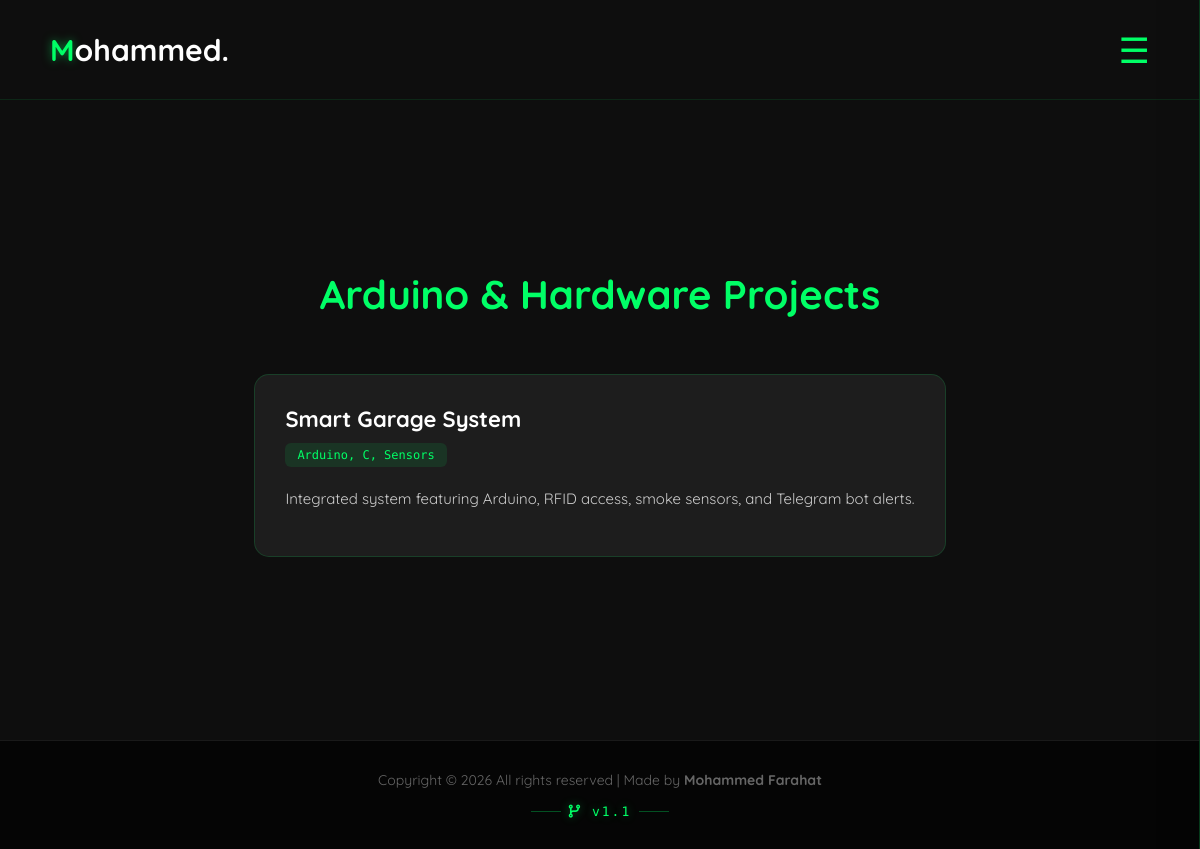
The page /projects/arduino on the database its author committed.
### tables this page shows
CREATE TABLE projects (id INTEGER PRIMARY KEY AUTOINCREMENT, title TEXT, description TEXT, tags TEXT, category TEXT, image TEXT, link TEXT DEFAULT "", github_link TEXT DEFAULT "", video_link TEXT DEFAULT "", full_description TEXT DEFAULT "", extra_image_1 TEXT DEFAULT "", extra_image_2 TEXT DEFAULT "");

CREATE TABLE settings (key TEXT PRIMARY KEY, value TEXT);

### app.py (the view)
@app.route('/projects/<category>')
def projects(category):
    conn = get_db_connection()
    projects_data = conn.execute('SELECT * FROM projects WHERE category = ? ORDER BY id DESC', (category,)).fetchall()
    settings_rows = conn.execute('SELECT key, value FROM settings').fetchall()
    settings_dict = {row['key']: row['value'] for row in settings_rows}
    conn.close()
    titles = {
        "software": "Software & AI Projects",
        "automation": "Automation Projects",
        "arduino": "Arduino & Hardware Projects"
    }
    page_title = titles.get(category, "Projects")
    return render_template('projects.html', projects=projects_data, page_title=page_title, settings=settings_dict)

### app.py (called while the page is built)
def get_db_connection():
    conn = sqlite3.connect(DB_PATH) # استخدام المسار الثابت
    conn.row_factory = sqlite3.Row
    return conn

### templates/projects.html (shortened to what this page needs)
<!DOCTYPE html>
<html lang="en">
<head>
    <link rel="stylesheet" href="{{ url_for('static', filename='style.css') }}">
    <link rel="stylesheet" href="https://cdnjs.cloudflare.com/ajax/libs/font-awesome/6.3.0/css/all.min.css">
</head>
<body>
    <div id="navbar" style="background: rgba(15,15,15,0.98); border-bottom: 1px solid rgba(0,255,102,0.1);">
        <h2 style="color: #fff; margin-left: 50px; font-weight: bold; font-size: 30px;"><span class="primary-text">M</span>ohammed.</h2>
        <span class="openbtn" onclick="openNav()">&#9776;</span>
    </div>
    <main>
        <section id="projects" class="portfolio-section" style="min-height: 80vh;">
            <div class="container">
                <div class="title reveal" style="margin-bottom: 40px;">
                    <h2>{{ page_title }}</h2>
                </div>
                <div style="display: flex; flex-wrap: wrap; justify-content: center; gap: 20px;">
                    {% if projects %}
                        {% for project in projects %}
                        <div class="project-card reveal" onclick="window.location.href='/project/{{ project.id }}'">
                            <div>
                                <h3>{{ project.title }}</h3>
                                {% if project.tags %}
                                <span class="tag-badge">{{ project.tags }}</span>
                                {% endif %}
                                <p>{{ project.description }}</p>
                            </div>
                        </div>
                        {% endfor %}
                    {% else %}
                        <div style="width: 100%; text-align: center;" class="reveal">
                            <p style="color: #888; font-size: 18px; font-family: 'Fira Code', monospace;">> No projects deployed yet_</p>
                        </div>
                    {% endif %}
                </div>
            </div>
        </section>
    </main>
    <footer id="footer" style="padding: 30px 0;">
        <p>{{ settings.footer_text|safe }}</p>
        <div style="margin-top: 15px; display: flex; justify-content: center; align-items: center; gap: 8px;">
            <span style="width: 30px; height: 1px; background: rgba(0,255,102,0.3);"></span>
            <span style="color: #00FF66; font-family: 'Fira Code', monospace; font-size: 13px; letter-spacing: 2px; text-shadow: 0 0 10px rgba(0, 255, 102, 0.4);">
                <i class="fa-solid fa-code-branch"></i> v1.1
            </span>
            <span style="width: 30px; height: 1px; background: rgba(0,255,102,0.3);"></span>
        </div>
    </footer>
</body>
</html>

### static/style.css (style rules this page uses)
* { margin: 0; padding: 0; box-sizing: border-box; }
html { scroll-behavior: smooth; }
.reveal { opacity: 0; transform: translateY(40px); transition: all 0.8s cubic-bezier(0.5, 0, 0, 1); }
.reveal.active { opacity: 1; transform: translateY(0); }
body { font-family: "Quicksand", sans-serif; background-image: url("Gemini_Generated_Image_9s2xah9s2xah9s2x.png"); background-size: cover; background-position: center; background-repeat: no-repeat; background-attachment: fixed; background-color: #111; }
.container { max-width: 1100px; margin: auto; }
.primary-text { color: #00FF66; text-shadow: 0 0 10px rgba(0, 255, 102, 0.5); }
#navbar { display: flex; justify-content: space-between; align-items: center; height: 100px; width: 100%; position: relative; z-index: 100; }
.openbtn { font-size: 35px; cursor: pointer; color: #00FF66; margin-right: 50px; transition: 0.3s; }
.portfolio-section { padding: 5rem 0; background: rgba(15, 15, 15, 0.98); display: flex; flex-direction: column; justify-content: center; }
.portfolio-section .title h2 { color: #00FF66; font-size: 40px; margin-bottom: 20px; text-align: center; }
#footer { background-color: #050505; text-align: center; color: #666; padding: 20px 0; font-size: 14px; border-top: 1px solid #1a1a1a; }

### templates/projects.html (style rules this page uses)
.project-card { background: rgba(30, 30, 30, 0.98); padding: 30px; border-radius: 15px; margin: 15px; flex: 1; min-width: 280px; border: 1px solid rgba(0, 255, 102, 0.15); transition: all 0.3s ease; cursor: pointer; position: relative; display: flex; flex-direction: column; justify-content: space-between; }
.project-card h3 { color: #fff; font-size: 22px; margin-bottom: 10px; }
.project-card p { color: #ccc; font-size: 15px; line-height: 1.6; margin-bottom: 15px; }
.tag-badge { background: rgba(0,255,102,0.1); color: #00FF66; padding: 5px 12px; border-radius: 6px; font-size: 12px; font-family: 'Fira Code', monospace; display: inline-block; margin-bottom: 20px; }

### rows shown on the page
projects: title "Smart Garage System", tags "Arduino, C, Sensors", description "Integrated system featuring Arduino, RFID access, smoke sensors, and Telegram bot alerts."
settings: footer_text "Copyright © 2026 All rights reserved | Made by Mohammed Farahat"

### other values the page prints
{{ page_title }} "Arduino & Hardware Projects"
